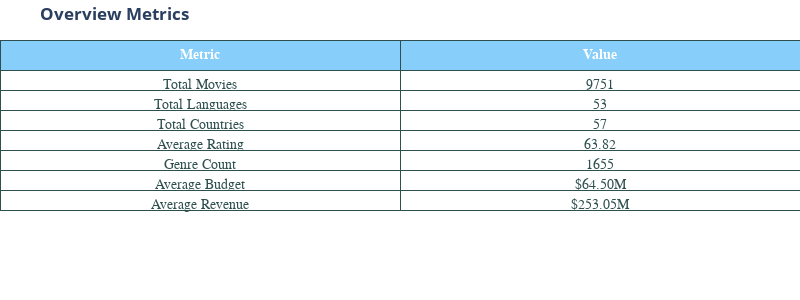

Notebook cell for this chart:
### Code cell
total_movie_count = len(df)
total_languages = df['Language'].nunique()
total_countries = df['Country'].nunique()
average_rating = df['Rating'].mean()
genre_count = df['Genre'].nunique()
average_budget = df['Budget'].mean()
average_revenue = df['Revenue'].mean()
average_budget_formatted = f'${average_budget / 1e6:.2f}M'
average_revenue_formatted = f'${average_revenue / 1e6:.2f}M'

fig = go.Figure(data=[go.Table(
   
    #Header
    header=dict(
        values=['<b>Metric</b>', '<b>Value</b>'],
        line_color='darkslategray',
        fill_color='lightskyblue',
        align=['center', 'center'],
        font=dict(color='white', size=14, family='Arial')
    ),
    cells=dict(
        values=[
            ['Total Movies', 'Total Languages', 'Total Countries', 'Average Rating', 'Genre Count', 'Average Budget', 'Average Revenue'],
            [total_movie_count, total_languages, total_countries, f'{average_rating:.2f}', genre_count, average_budget_formatted, average_revenue_formatted]
        ],
        line_color='darkslategray',
        fill=dict(color=['white', 'White']),
        align=['center', 'center'],
        font=dict(color='darkslategray', size=14, family='Arial')
    )
)])
fig.update_layout(
    title='<b>Overview Metrics</b>',
    margin=dict(l=0, r=0, t=40, b=0),
    autosize=True,  
    width=800,  
    height=300
)

fig.show()

### Figure 1 — Plotly figure (JSON) as saved in the notebook; plotly's stock layout.template omitted (floating-point values rounded to 4 significant figures)
{"data": [{"cells": {"align": ["center", "center"], "fill": {"color": ["white", "White"]}, "font": {"color": "darkslategray", "family": "Arial", "size": 14}, "line": {"color": "darkslategray"}, "values": [["Total Movies", "Total Languages", "Total Countries", "Average Rating", "Genre Count", "Average Budget", "Average Revenue"], [9751, 53, 57, "63.82", 1655, "$64.50M", "$253.05M"]]}, "header": {"align": ["center", "center"], "fill": {"color": "lightskyblue"}, "font": {"color": "white", "family": "Arial", "size": 14}, "line": {"color": "darkslategray"}, "values": ["<b>Metric</b>", "<b>Value</b>"]}, "type": "table"}], "layout": {"autosize": true, "height": 300, "margin": {"b": 0, "l": 0, "r": 0, "t": 40}, "title": {"text": "<b>Overview Metrics</b>"}, "width": 800}}
